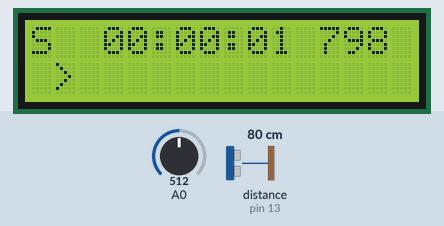
Bench run of a sketch on a simulated Arduino Uno, built with avr-gcc and run on an emulated ATmega328P. Shown: 16×2 character LCD. Wiring (inferred from the names in the program): ultrasonic range finder: trigger pin 12; echo pin 13. The inputs (shaded band) are chosen by the test bench; at power-on: A0 = 512, distance to the obstacle (sensor on pin 13) 80 cm. The echo pulse lasts 58.3 µs per cm; what the sketch prints to the serial monitor is not drawn.

Above: at 1.2 s.
1.3 s: A0 set to 457
4.3 s: A0 set to 440
At 5.5 s:
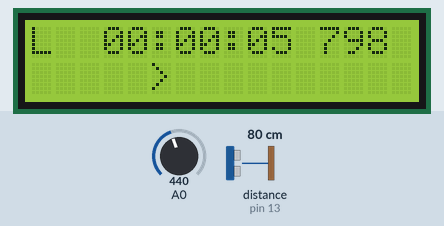
7.3 s: A0 set to 716
At 8.4 s:
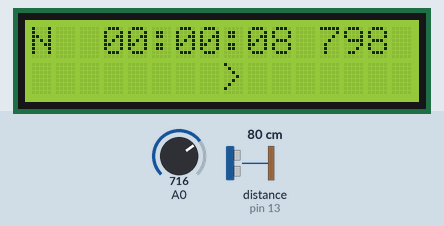
9.5 s: A0 set to 667
12.5 s: A0 set to 641
At 13.6 s:
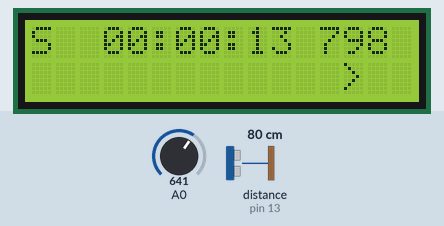
14.5 s: A0 set to 140
At 15.8 s:
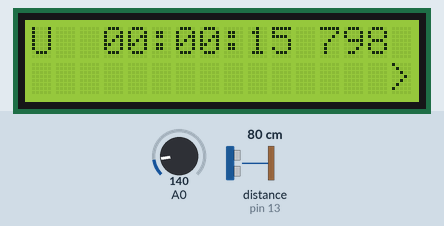
Timing chart, 0 to 17.5 s (numbered marks = the images above; inputs shaded):
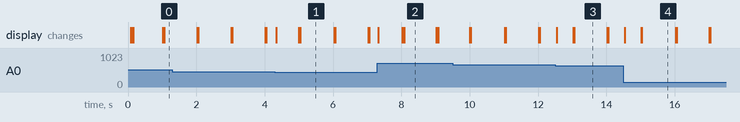

Measured:
- the behaviour switches between 450 and 449 on A0 (found by bisection; images 0 and 1)
- the behaviour switches between 650 and 649 on A0 (found by bisection; images 2 and 3)
- after the input at 4.3 s, the display: first changes at once (image 1 shows a later state)
- after the input at 7.3 s, the display: first changes at once (image 2 shows a later state)
- after the input at 12.5 s, the display: first changes at once (image 3 shows a later state)
- after the input at 14.5 s, the display: first changes at once (image 4 shows a later state)
- what the display in image 1 shows lasts 1.0 s, from 5.0 s to 6.0 s

The sketch:

TimeAfterStart.ino
```cpp
#include <LiquidCrystal.h>

LiquidCrystal lcd(8, 9, 4, 5, 6, 7);

int seconds = 0;
int chours = 0;
int cmins = 0;
int csecs = 0;
int ostatok = 0;
int strelka_i = 0;
int duration, distance = 0;

int adc_key_in  = 0;
#define btnRIGHT  0
#define btnUP     1
#define btnDOWN   2
#define btnLEFT   3
#define btnSELECT 4
#define btnNONE   5

#define trigPin 12
#define echoPin 13

int read_LCD_buttons()
{
 adc_key_in = analogRead(0);      // read the value from the sensor
 if (adc_key_in > 1000) return btnNONE;
 if (adc_key_in < 50)   return btnRIGHT;
 if (adc_key_in < 150)  return btnUP;
 if (adc_key_in < 300)  return btnDOWN;
 if (adc_key_in < 450)  return btnLEFT;
 if (adc_key_in < 650)  return btnSELECT;
 return btnNONE;  // when all others fail, return this...
}

void setup() {
  lcd.begin(16, 2);
  Serial.begin(9600);
  pinMode(trigPin, OUTPUT);
  pinMode(echoPin, INPUT);
}

void loop() {
  lcd.setCursor(0, 0);

  switch (read_LCD_buttons()) {
   case btnRIGHT: {lcd.print("R"); Serial.println("Pressed RIGHT button"); break;}
   case btnLEFT: {lcd.print("L"); Serial.println("Pressed LEFT button"); break;}
   case btnUP: {lcd.print("U"); Serial.println("Pressed UP button"); break;}
   case btnDOWN: {lcd.print("D"); Serial.println("Pressed DOWN button"); break;}
   case btnSELECT: {lcd.print("S"); Serial.println("Pressed SELECT button"); break;}
   case btnNONE: {lcd.print("N"); Serial.println("No pressed buttons"); break;}
  }
  lcd.print("  ");

  seconds = millis()/1000;
  ostatok = seconds;
  chours = ostatok/3600; ostatok-=chours*3600;
  cmins = ostatok/60; ostatok-=cmins*60;
  csecs = ostatok;
  if(chours<10) {lcd.print("0"); lcd.print(chours);} else lcd.print(chours); lcd.print(":");
  if(cmins<10) {lcd.print("0"); lcd.print(cmins);} else lcd.print(cmins); lcd.print(":");
  if(csecs<10) {lcd.print("0"); lcd.print(csecs);} else lcd.print(csecs);
  lcd.print(" ");

  digitalWrite(trigPin, HIGH);
  delayMicroseconds(1000);
  digitalWrite(trigPin, LOW);
  duration = pulseIn(echoPin, HIGH);
  distance = (duration/2)/2.91;
  Serial.print(distance);
  Serial.println(" mm");
  lcd.print(distance); lcd.print("  ");

  lcd.setCursor(0, 1);
  strelka_i = 1+seconds-(seconds/32)*32; //lcd.print(strelka_i);
  if(strelka_i<=16) {for(int i=1; i<strelka_i; i++) lcd.print(" "); lcd.print(">"); for(int i=0; i<16-strelka_i; i++) lcd.print(" ");}
  if(strelka_i>16) {for(int i=1; i<33-strelka_i; i++) lcd.print(" "); lcd.print("<"); for(int i=1; i<34-strelka_i; i++) lcd.print(" ");}
}
```
